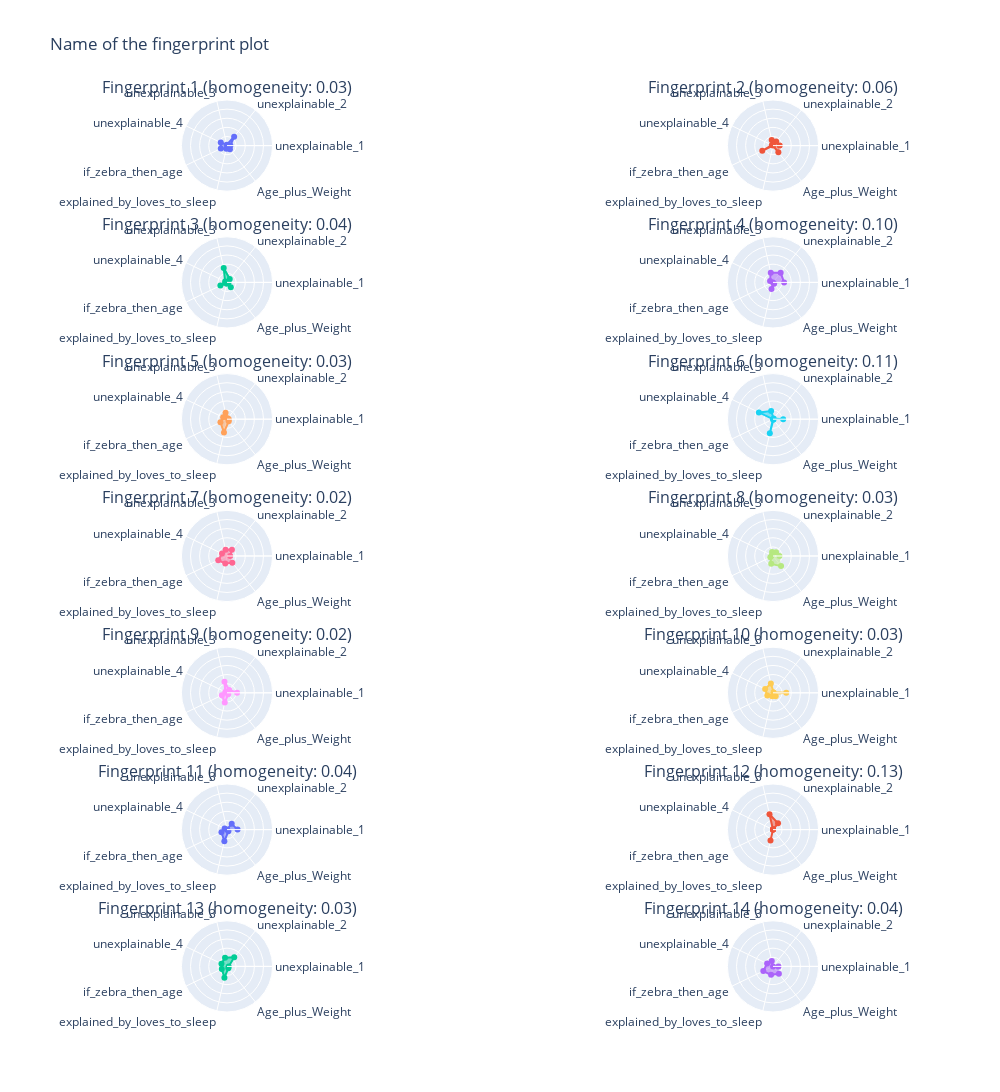

Source (notebook cell):
### Code cell
observable_patterns_result['spider_plots']

### Figure 1 — Plotly figure (JSON) as saved in the notebook; plotly's stock layout.template omitted (floating-point values rounded to 4 significant figures)
{"data": [{"fill": "toself", "r": [0.07427, 0.2514, 0.02121, 0.1524, 0.1505, 0.06974, 0.1029], "subplot": "polar", "theta": ["unexplainable_1", "unexplainable_2", "unexplainable_3", "unexplainable_4", "if_zebra_then_age", "explained_by_loves_to_sleep", "Age_plus_Weight"], "type": "scatterpolar"}, {"fill": "toself", "r": [0.1474, 0.1126, 0.1279, 0.02687, 0.2615, 0, 0.1884], "subplot": "polar2", "theta": ["unexplainable_1", "unexplainable_2", "unexplainable_3", "unexplainable_4", "if_zebra_then_age", "explained_by_loves_to_sleep", "Age_plus_Weight"], "type": "scatterpolar"}, {"fill": "toself", "r": [0.03397, 0.09647, 0.3229, 0.04579, 0.1616, 0.02973, 0.1343], "subplot": "polar3", "theta": ["unexplainable_1", "unexplainable_2", "unexplainable_3", "unexplainable_4", "if_zebra_then_age", "explained_by_loves_to_sleep", "Age_plus_Weight"], "type": "scatterpolar"}, {"fill": "toself", "r": [0.2435, 0.2696, 0.219, 0.07201, 0.0001747, 0.1484, 0.03877], "subplot": "polar4", "theta": ["unexplainable_1", "unexplainable_2", "unexplainable_3", "unexplainable_4", "if_zebra_then_age", "explained_by_loves_to_sleep", "Age_plus_Weight"], "type": "scatterpolar"}, {"fill": "toself", "r": [0.03963, 0.02713, 0.1424, 0.09361, 0.1596, 0.2984, 0.06019], "subplot": "polar5", "theta": ["unexplainable_1", "unexplainable_2", "unexplainable_3", "unexplainable_4", "if_zebra_then_age", "explained_by_loves_to_sleep", "Age_plus_Weight"], "type": "scatterpolar"}, {"fill": "toself", "r": [0.223, 0.02266, 0.1832, 0.3431, 0.0002884, 0.3133, 0.01229], "subplot": "polar6", "theta": ["unexplainable_1", "unexplainable_2", "unexplainable_3", "unexplainable_4", "if_zebra_then_age", "explained_by_loves_to_sleep", "Age_plus_Weight"], "type": "scatterpolar"}, {"fill": "toself", "r": [0.0705, 0.1732, 0.1415, 0.1215, 0.2126, 0.1705, 0.1867], "subplot": "polar7", "theta": ["unexplainable_1", "unexplainable_2", "unexplainable_3", "unexplainable_4", "if_zebra_then_age", "explained_by_loves_to_sleep", "Age_plus_Weight"], "type": "scatterpolar"}, {"fill": "toself", "r": [0.1425, 0.1078, 0.09054, 0.03111, 0.06513, 0.1766, 0.2837], "subplot": "polar8", "theta": ["unexplainable_1", "unexplainable_2", "unexplainable_3", "unexplainable_4", "if_zebra_then_age", "explained_by_loves_to_sleep", "Age_plus_Weight"], "type": "scatterpolar"}, {"fill": "toself", "r": [0.221, 0.07683, 0.2476, 0.04122, 0.1254, 0.2197, 0.04148], "subplot": "polar9", "theta": ["unexplainable_1", "unexplainable_2", "unexplainable_3", "unexplainable_4", "if_zebra_then_age", "explained_by_loves_to_sleep", "Age_plus_Weight"], "type": "scatterpolar"}, {"fill": "toself", "r": [0.2905, 0.01826, 0.2117, 0.1912, 0.1391, 0.07963, 0.09445], "subplot": "polar10", "theta": ["unexplainable_1", "unexplainable_2", "unexplainable_3", "unexplainable_4", "if_zebra_then_age", "explained_by_loves_to_sleep", "Age_plus_Weight"], "type": "scatterpolar"}, {"fill": "toself", "r": [0.2313, 0.1658, 0, 0.05796, 0.1358, 0.2599, 0.0487], "subplot": "polar11", "theta": ["unexplainable_1", "unexplainable_2", "unexplainable_3", "unexplainable_4", "if_zebra_then_age", "explained_by_loves_to_sleep", "Age_plus_Weight"], "type": "scatterpolar"}, {"fill": "toself", "r": [0, 0.1769, 0.3455, 0, 0, 0.2476, 0], "subplot": "polar12", "theta": ["unexplainable_1", "unexplainable_2", "unexplainable_3", "unexplainable_4", "if_zebra_then_age", "explained_by_loves_to_sleep", "Age_plus_Weight"], "type": "scatterpolar"}, {"fill": "toself", "r": [0.03634, 0.254, 0.1949, 0.1358, 0.1271, 0.254, 0.04844], "subplot": "polar13", "theta": ["unexplainable_1", "unexplainable_2", "unexplainable_3", "unexplainable_4", "if_zebra_then_age", "explained_by_loves_to_sleep", "Age_plus_Weight"], "type": "scatterpolar"}, {"fill": "toself", "r": [0.1193, 0, 0.1188, 0.1428, 0.2365, 0.1902, 0.2071], "subplot": "polar14", "theta": ["unexplainable_1", "unexplainable_2", "unexplainable_3", "unexplainable_4", "if_zebra_then_age", "explained_by_loves_to_sleep", "Age_plus_Weight"], "type": "scatterpolar"}], "layout": {"annotations": [{"font": {"size": 16}, "showarrow": false, "text": "Fingerprint 1 (homogeneity: 0.03)", "x": 0.175, "xanchor": "center", "xref": "paper", "y": 1, "yanchor": "bottom", "yref": "paper"}, {"font": {"size": 16}, "showarrow": false, "text": "Fingerprint 2 (homogeneity: 0.06)", "x": 0.825, "xanchor": "center", "xref": "paper", "y": 1, "yanchor": "bottom", "yref": "paper"}, {"font": {"size": 16}, "showarrow": false, "text": "Fingerprint 3 (homogeneity: 0.04)", "x": 0.175, "xanchor": "center", "xref": "paper", "y": 0.85, "yanchor": "bottom", "yref": "paper"}, {"font": {"size": 16}, "showarrow": false, "text": "Fingerprint 4 (homogeneity: 0.10)", "x": 0.825, "xanchor": "center", "xref": "paper", "y": 0.85, "yanchor": "bottom", "yref": "paper"}, {"font": {"size": 16}, "showarrow": false, "text": "Fingerprint 5 (homogeneity: 0.03)", "x": 0.175, "xanchor": "center", "xref": "paper", "y": 0.7, "yanchor": "bottom", "yref": "paper"}, {"font": {"size": 16}, "showarrow": false, "text": "Fingerprint 6 (homogeneity: 0.11)", "x": 0.825, "xanchor": "center", "xref": "paper", "y": 0.7, "yanchor": "bottom", "yref": "paper"}, {"font": {"size": 16}, "showarrow": false, "text": "Fingerprint 7 (homogeneity: 0.02)", "x": 0.175, "xanchor": "center", "xref": "paper", "y": 0.55, "yanchor": "bottom", "yref": "paper"}, {"font": {"size": 16}, "showarrow": false, "text": "Fingerprint 8 (homogeneity: 0.03)", "x": 0.825, "xanchor": "center", "xref": "paper", "y": 0.55, "yanchor": "bottom", "yref": "paper"}, {"font": {"size": 16}, "showarrow": false, "text": "Fingerprint 9 (homogeneity: 0.02)", "x": 0.175, "xanchor": "center", "xref": "paper", "y": 0.4, "yanchor": "bottom", "yref": "paper"}, {"font": {"size": 16}, "showarrow": false, "text": "Fingerprint 10 (homogeneity: 0.03)", "x": 0.825, "xanchor": "center", "xref": "paper", "y": 0.4, "yanchor": "bottom", "yref": "paper"}, {"font": {"size": 16}, "showarrow": false, "text": "Fingerprint 11 (homogeneity: 0.04)", "x": 0.175, "xanchor": "center", "xref": "paper", "y": 0.25, "yanchor": "bottom", "yref": "paper"}, {"font": {"size": 16}, "showarrow": false, "text": "Fingerprint 12 (homogeneity: 0.13)", "x": 0.825, "xanchor": "center", "xref": "paper", "y": 0.25, "yanchor": "bottom", "yref": "paper"}, {"font": {"size": 16}, "showarrow": false, "text": "Fingerprint 13 (homogeneity: 0.03)", "x": 0.175, "xanchor": "center", "xref": "paper", "y": 0.1, "yanchor": "bottom", "yref": "paper"}, {"font": {"size": 16}, "showarrow": false, "text": "Fingerprint 14 (homogeneity: 0.04)", "x": 0.825, "xanchor": "center", "xref": "paper", "y": 0.1, "yanchor": "bottom", "yref": "paper"}], "height": 3500, "paper_bgcolor": "rgba(0, 0, 0, 0)", "plot_bgcolor": "rgba(0, 0, 0, 0)", "polar": {"domain": {"x": [0, 0.35], "y": [0.9, 1]}, "radialaxis": {"range": [0, 1], "showticklabels": false, "visible": true}}, "polar10": {"domain": {"x": [0.65, 1.0], "y": [0.3, 0.4]}, "radialaxis": {"range": [0, 1], "showticklabels": false, "visible": true}}, "polar11": {"domain": {"x": [0, 0.35], "y": [0.15, 0.25]}, "radialaxis": {"range": [0, 1], "showticklabels": false, "visible": true}}, "polar12": {"domain": {"x": [0.65, 1.0], "y": [0.15, 0.25]}, "radialaxis": {"range": [0, 1], "showticklabels": false, "visible": true}}, "polar13": {"domain": {"x": [0, 0.35], "y": [0, 0.1]}, "radialaxis": {"range": [0, 1], "showticklabels": false, "visible": true}}, "polar14": {"domain": {"x": [0.65, 1.0], "y": [0, 0.1]}, "radialaxis": {"range": [0, 1], "showticklabels": false, "visible": true}}, "polar2": {"domain": {"x": [0.65, 1.0], "y": [0.9, 1]}, "radialaxis": {"range": [0, 1], "showticklabels": false, "visible": true}}, "polar3": {"domain": {"x": [0, 0.35], "y": [0.75, 0.85]}, "radialaxis": {"range": [0, 1], "showticklabels": false, "visible": true}}, "polar4": {"domain": {"x": [0.65, 1.0], "y": [0.75, 0.85]}, "radialaxis": {"range": [0, 1], "showticklabels": false, "visible": true}}, "polar5": {"domain": {"x": [0, 0.35], "y": [0.6, 0.7]}, "radialaxis": {"range": [0, 1], "showticklabels": false, "visible": true}}, "polar6": {"domain": {"x": [0.65, 1.0], "y": [0.6, 0.7]}, "radialaxis": {"range": [0, 1], "showticklabels": false, "visible": true}}, "polar7": {"domain": {"x": [0, 0.35], "y": [0.45, 0.55]}, "radialaxis": {"range": [0, 1], "showticklabels": false, "visible": true}}, "polar8": {"domain": {"x": [0.65, 1.0], "y": [0.45, 0.55]}, "radialaxis": {"range": [0, 1], "showticklabels": false, "visible": true}}, "polar9": {"domain": {"x": [0, 0.35], "y": [0.3, 0.4]}, "radialaxis": {"range": [0, 1], "showticklabels": false, "visible": true}}, "showlegend": false, "title": {"text": "Name of the fingerprint plot"}, "width": 1000}}
